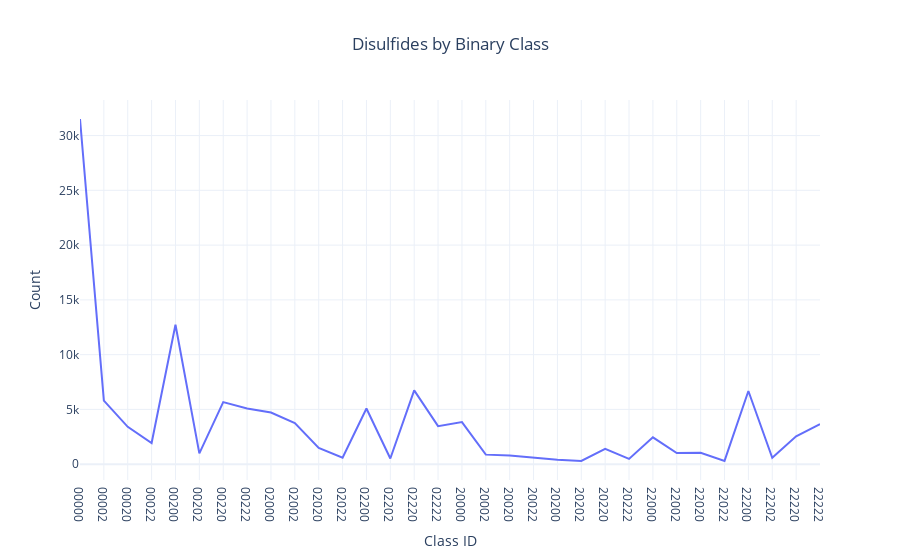

Notebook code cell kept with this figure:
### Code cell
plot_count_vs_classid(PDB_SS.tclass.classdf, title='Disulfides by Binary Class')

### Figure 1 — Plotly figure (JSON) as saved in the notebook; plotly's stock layout.template omitted (floating-point values rounded to 4 significant figures)
{"data": [{"hovertemplate": "class_id=%{x}<br>count=%{y}<extra></extra>", "legendgroup": "", "line": {"color": "#636efa", "dash": "solid"}, "marker": {"symbol": "circle"}, "mode": "lines", "name": "", "orientation": "v", "showlegend": false, "type": "scatter", "x": ["00000", "00002", "00020", "00022", "00200", "00202", "00220", "00222", "02000", "02002", "02020", "02022", "02200", "02202", "02220", "02222", "20000", "20002", "20020", "20022", "20200", "20202", "20220", "20222", "22000", "22002", "22020", "22022", "22200", "22202", "22220", "22222"], "xaxis": "x", "y": [31511, 5804, 3412, 1940, 12726, 991, 5665, 5091, 4714, 3756, 1485, 586, 5083, 525, 6736, 3473, 3841, 874, 794, 601, 418, 293, 1397, 486, 2453, 1025, 1043, 300, 6680, 585, 2541, 3665], "yaxis": "y"}], "layout": {"legend": {"tracegroupgap": 0}, "showlegend": true, "title": {"text": "Disulfides by Binary Class", "x": 0.5}, "xaxis": {"anchor": "y", "domain": [0, 1], "title": {"text": "Class ID"}}, "yaxis": {"anchor": "x", "domain": [0, 1], "title": {"text": "Count"}}}}
